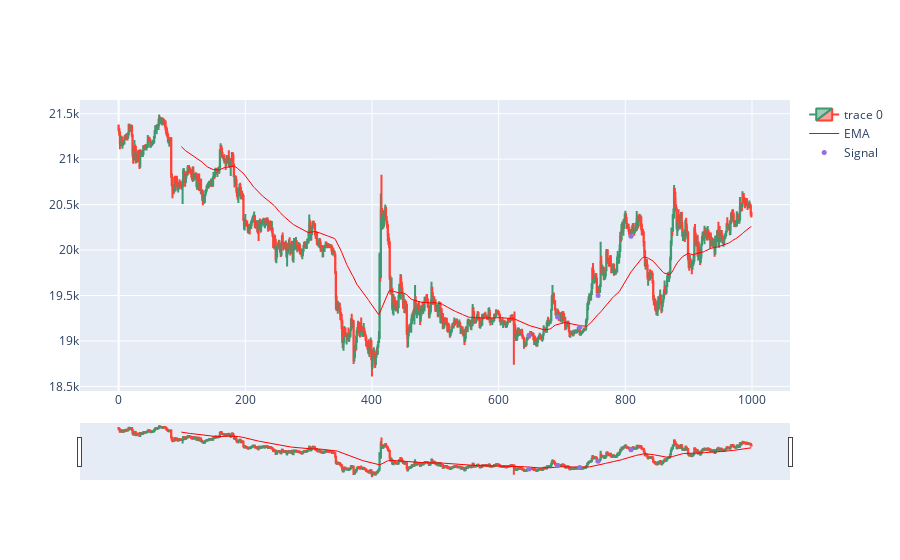

Here is the notebook cell this chart was saved with:
### Code cell
import plotly.graph_objects as go
from plotly.subplots import make_subplots
from datetime import datetime

dfpl = df[0:1000]

fig = go.Figure(data=[go.Candlestick(x=dfpl.index,
                open=dfpl['open'],
                high=dfpl['high'],
                low=dfpl['low'],
                close=dfpl['close']),
                go.Scatter(x=dfpl.index, y=dfpl.EMA, line=dict(color='red', width=1), name="EMA")])

fig.add_scatter(x=dfpl.index, y=dfpl['pointpos'], mode="markers",
                marker=dict(size=5, color="MediumPurple"),
                name="Signal")
fig.show()

### Figure 1 — Plotly figure (JSON) as saved in the notebook; plotly's stock layout.template omitted (floating-point values rounded to 4 significant figures; data arrays with more than 128 entries replaced by an {"elided": "..."} marker saying what was removed)
{"data": [{"close": {"elided": "1000 float values"}, "high": {"elided": "1000 float values"}, "low": {"elided": "1000 float values"}, "open": {"elided": "1000 float values"}, "type": "candlestick", "x": {"elided": "1000 int values"}}, {"line": {"color": "red", "width": 1}, "name": "EMA", "type": "scatter", "x": {"elided": "1000 int values"}, "y": {"elided": "1000 float values"}}, {"marker": {"color": "MediumPurple", "size": 5}, "mode": "markers", "name": "Signal", "type": "scatter", "x": {"elided": "1000 int values"}, "y": {"elided": "1000 float values"}}], "layout": {}}
